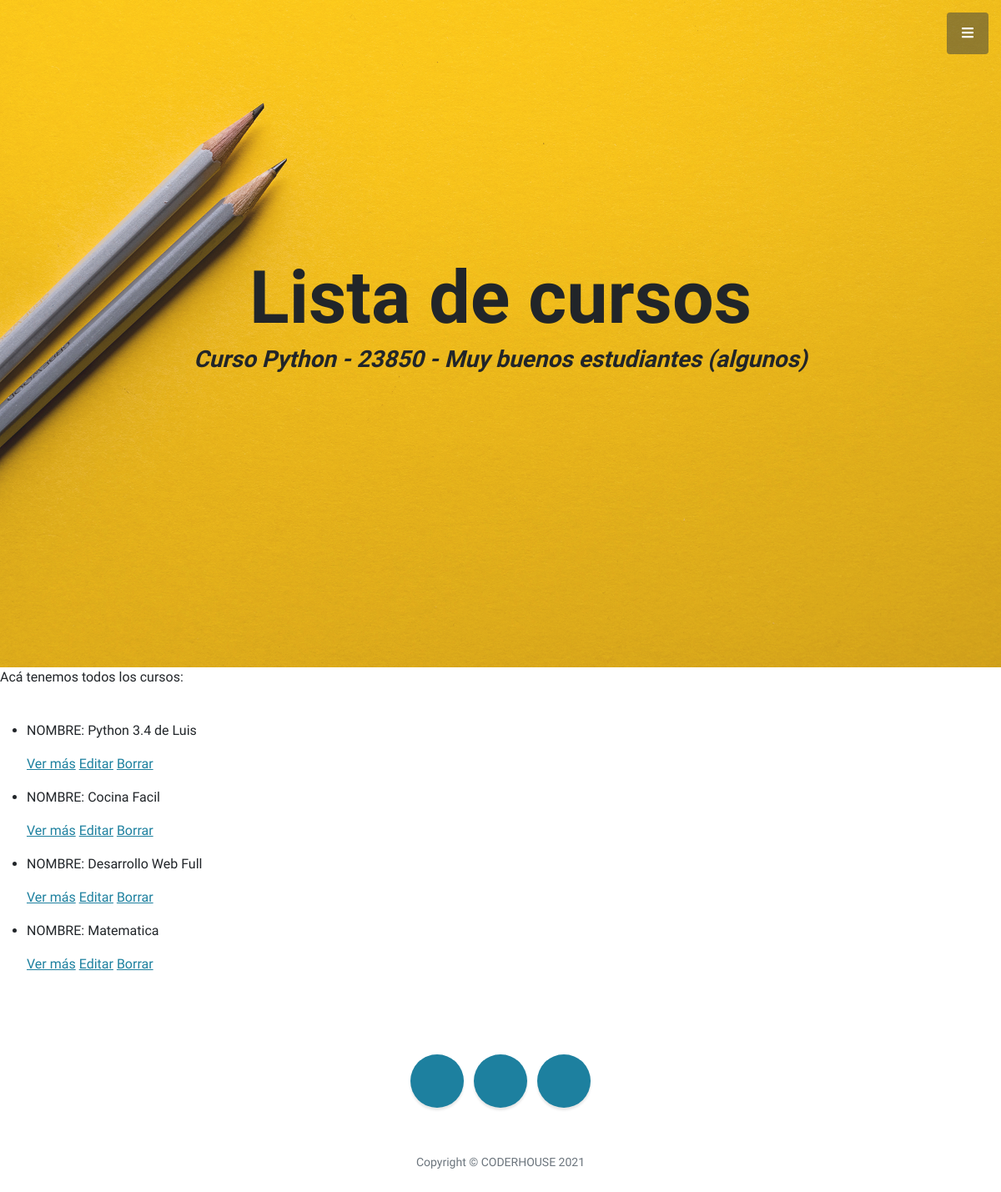
Before: /AppCoder/curso/list with the older database file.
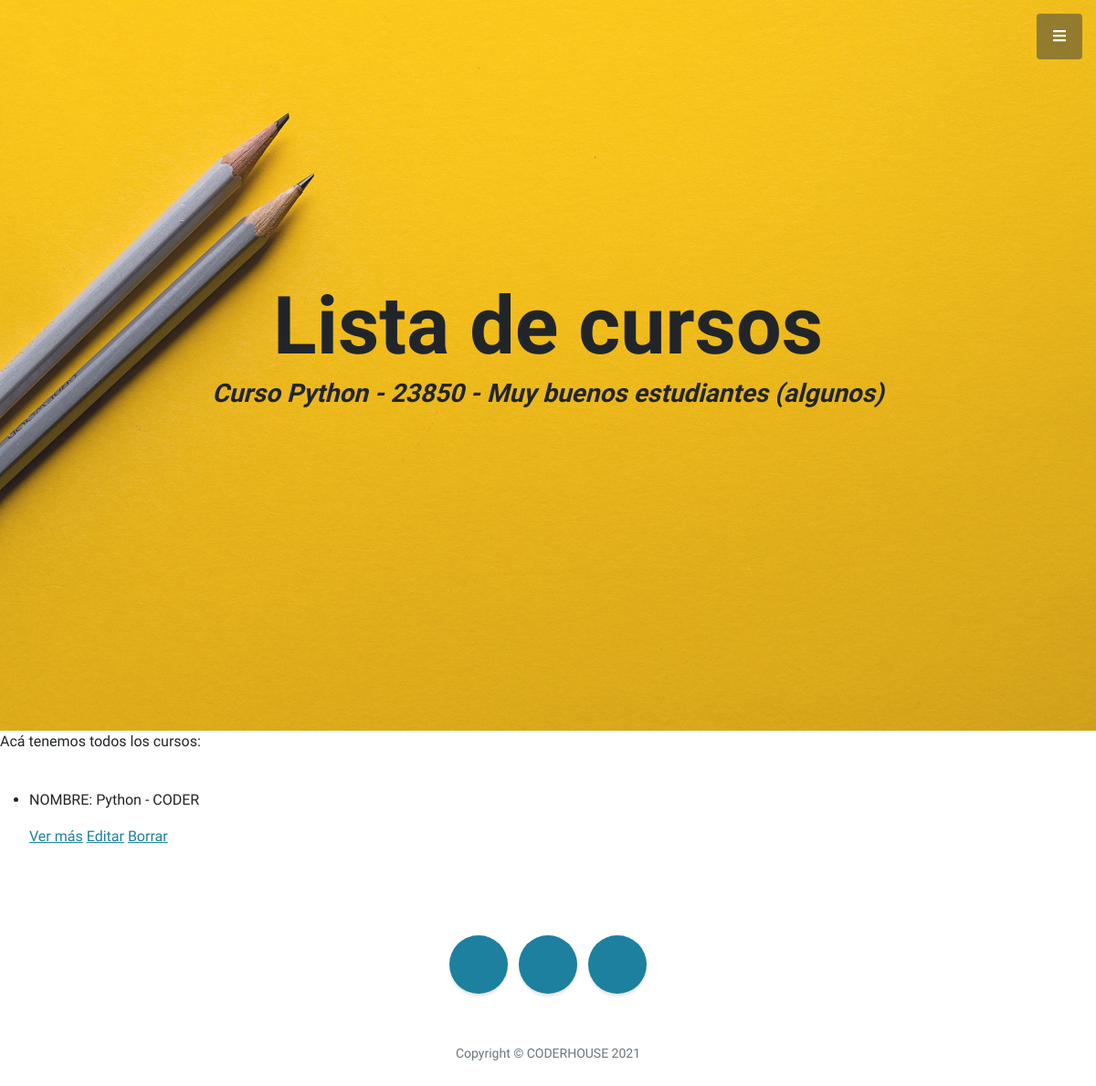
After: the same page with the newer database file.
### AppCoder/models.py (models this page shows, shortened)
class Curso(models.Model):
    nombre = models.CharField(max_length=40)
    camada = models.IntegerField()
    esNoche= models.BooleanField(null=True)

### AppCoder/views.py (the view)
# urls.py: path('curso/list', views.CursoList.as_view(), name='List'),
class CursoList(ListView):
    model = Curso
    template_name = "AppCoder/cursos_list.html"

### AppCoder/templates/AppCoder/curso_list.html
{% extends "AppCoder/padre.html" %}
{% load static %}
        {% block contenido2 %}
            <h1 class="mb-1">Lista de cursos</h1>
        {% endblock %}
        {% block contenido %}
          <p>Acá tenemos todos los cursos:</p> <br>
          <ul>
            {% for curso in object_list %}
            <li>
              <p>NOMBRE: {{ curso.nombre}}</p>
              <p>
              <a href="{% url 'Detail' curso.id %}">Ver más</a>
              <a href="{% url 'Edit' curso.id %}">Editar</a>
              <a href="{% url 'Delete' curso.id %}">Borrar</a>
            </p>
            </li>
            {% endfor %}
          </ul>
        {% endblock %}

### AppCoder/templates/AppCoder/padre.html (shortened to what this page needs)
<!DOCTYPE html>
<html lang="en">
    <head>
        {% load static %}
        <link href="https://cdnjs.cloudflare.com/ajax/libs/simple-line-icons/2.5.5/css/simple-line-icons.min.css" rel="stylesheet" />
        <link href="{% static 'AppCoder/css/styles.css' %}" rel="stylesheet" />
    </head>
    <body id="page-top">
        <a class="menu-toggle rounded" href="#"><i class="fas fa-bars"></i></a>
        <header class="masthead d-flex align-items-center">
            <div class="container px-4 px-lg-5 text-center">
                {% block contenido2 %}
                {% endblock %}
                <h3 class="mb-5"><em>Curso Python - 23850 - Muy buenos estudiantes (algunos)</em></h3>
            </div>
        </header>
        {% block contenido %}
        {% endblock %}
        <footer class="footer text-center">
            <div class="container px-4 px-lg-5">
                <ul class="list-inline mb-5">
                    <li class="list-inline-item">
                        <a class="social-link rounded-circle text-white mr-3" href="#!"></a>
                    </li>
                    <li class="list-inline-item">
                        <a class="social-link rounded-circle text-white mr-3" href="#!"></a>
                    </li>
                    <li class="list-inline-item">
                        <a class="social-link rounded-circle text-white" href="https://github.com/NicolasPerezUNLaSMN/ejemplosDjango23850"></a>
                    </li>
                </ul>
                <p class="text-muted small mb-0">Copyright &copy; CODERHOUSE 2021</p>
            </div>
        </footer>
    </body>
</html>

Changed rows visible on the page:
removed Curso: nombre "Cocina Facil"
removed Curso: nombre "Desarrollo Web Full"
removed Curso: nombre "Matematica"
changed Curso: nombre "Python 3.4 de Luis" → "Python - CODER"
